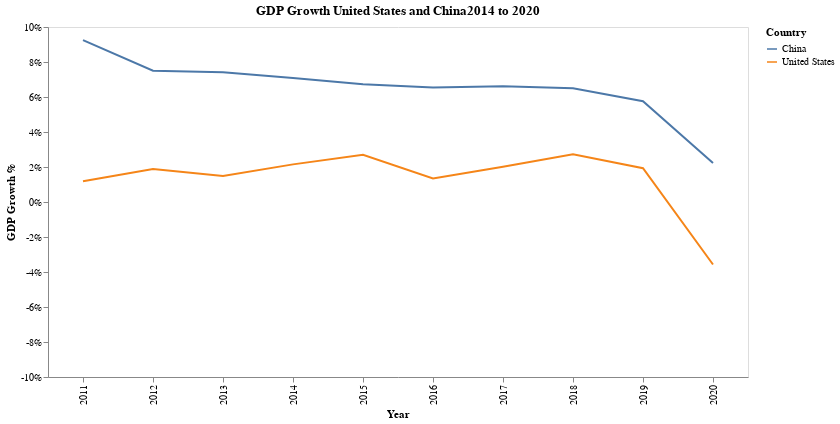

The notebook cell this image was saved under:
### Code cell
my_altair.get_time_series_gdp_compare_chart("United States","China")

### Figure 1 — Vega-Lite specification as saved in the notebook (floating-point values rounded to 4 significant figures)
{"config": {"view": {"continuousWidth": 400, "continuousHeight": 300}, "axis": {"grid": false}}, "layer": [{"mark": "line", "encoding": {"color": {"field": "Country", "type": "nominal"}, "x": {"axis": {"title": "Year"}, "field": "Year", "type": "nominal"}, "y": {"axis": {"labelExpr": "datum.value + \"%\"", "title": "GDP Growth %"}, "field": "GDP Pct Growth", "type": "quantitative"}}, "height": 350, "title": "GDP Growth United States and China2014 to 2020", "width": 700}, {"mark": {"type": "circle", "color": "red", "opacity": 0.0, "size": 1000}, "encoding": {"tooltip": [{"field": "Country", "type": "nominal"}, {"field": "GDP Pct Growth %", "type": "nominal"}], "x": {"axis": {"title": ""}, "field": "Year", "type": "nominal"}, "y": {"axis": {"title": ""}, "field": "GDP Pct Growth", "scale": {"domain": [-10, 10]}, "type": "quantitative"}}, "width": 700}], "data": {"name": "data-45c57f8ab4a450cf5859b4928db39079"}, "$schema": "https://vega.github.io/schema/vega-lite/v4.17.0.json", "datasets": {"data-45c57f8ab4a450cf5859b4928db39079": [{"Country": "China", "Metric Year": "2011-01-01", "Year": 2011, "AFF value added": 9.178, "Exports G & S Pct GDP": 26.57, "Exports G & S Pct US dollar": 2009000000000.0, "Exports G & S annual growth %": 0.0, "GDP": 7552000000000.0, "GDP 2015 US dollar": 8276000000000.0, "GDP Growth Pct": 9.252, "GDP curr LCU": 48790000000000.0, "GDP per capita": 5614, "GNI": 7481000000000.0, "GNI Atlas": 6784000000000.0, "GNI PPP": 13720000000000.0, "GNI per capita Atlas": 10200, "GNI per capita PPP": 5040.0, "Gross capital formation": 46.66, "Gross domestic savings": 49.84, "Gross fixed capital formation": 43.86, "Gross fixed capital formation, private sector": 39.06, "Gross national expenditure Pct GDP": 96.82, "Gross savings Pct GDP": 49.23, "HH final consumer expenditure": 34.92, "Imports of G & S Pct GDP": 24.17, "Imports of G & S Pct annual growth": 0.0, "Imports of G & S current US dollar": 1827000000000.0, "Industry Pct GDP": 46.53, "Manufacturing Pct GDP": 32.06, "Merchandise Trade % GDP": 48.23, "Net trade in G & S US dollar": 181900000000.0, "Net trade in Goods US dollar": 228700000000.0, "Population": 1345035000, "Population growth": 0.55, "Services Pct GDP": 44.29, "Services value added GDP": 9.488, "Textiles and clothing %  manufacturing": 9.992, "Trade Pct GDP": 50.74, "GDP $B": "$7552B", "GDP Pct Growth %": "9.25%", "GDP Pct Growth": 9.25, "Imports G & S Pct GDP": 24.17, "Net Trade Pct GDP": 2.4}, {"Country": "China", "Metric Year": "2012-01-01", "Year": 2012, "AFF value added": 9.114, "Exports G & S Pct GDP": 25.49, "Exports G & S Pct US dollar": 2175000000000.0, "Exports G & S annual growth %": 0.0, "GDP": 8532000000000.0, "GDP 2015 US dollar": 8926000000000.0, "GDP Growth Pct": 7.499, "GDP curr LCU": 53860000000000.0, "GDP per capita": 6300, "GNI": 8512000000000.0, "GNI Atlas": 8006000000000.0, "GNI PPP": 15090000000000.0, "GNI per capita Atlas": 11140, "GNI per capita PPP": 5910.0, "Gross capital formation": 46.23, "Gross domestic savings": 48.86, "Gross fixed capital formation": 44.25, "Gross fixed capital formation, private sector": 39.47, "Gross national expenditure Pct GDP": 97.37, "Gross savings Pct GDP": 48.67, "HH final consumer expenditure": 35.39, "Imports of G & S Pct GDP": 22.78, "Imports of G & S Pct annual growth": 0.0, "Imports of G & S current US dollar": 1943000000000.0, "Industry Pct GDP": 45.42, "Manufacturing Pct GDP": 31.53, "Merchandise Trade % GDP": 45.32, "Net trade in G & S US dollar": 231800000000.0, "Net trade in Goods US dollar": 311600000000.0, "Population": 1354190000, "Population growth": 0.68, "Services Pct GDP": 45.46, "Services value added GDP": 8.014, "Textiles and clothing %  manufacturing": 9.992, "Trade Pct GDP": 48.27, "GDP $B": "$8532B", "GDP Pct Growth %": "7.50%", "GDP Pct Growth": 7.5, "Imports G & S Pct GDP": 22.78, "Net Trade Pct GDP": 2.71}, {"Country": "China", "Metric Year": "2013-01-01", "Year": 2013, "AFF value added": 8.943, "Exports G & S Pct GDP": 24.6, "Exports G & S Pct US dollar": 2356000000000.0, "Exports G & S annual growth %": 0.0, "GDP": 9570000000000.0, "GDP 2015 US dollar": 9620000000000.0, "GDP Growth Pct": 7.408, "GDP curr LCU": 59300000000000.0, "GDP per capita": 7020, "GNI": 9493000000000.0, "GNI Atlas": 9194000000000.0, "GNI PPP": 16050000000000.0, "GNI per capita Atlas": 11780, "GNI per capita PPP": 6740.0, "Gross capital formation": 46.4, "Gross domestic savings": 48.28, "Gross fixed capital formation": 44.52, "Gross fixed capital formation, private sector": 39.82, "Gross national expenditure Pct GDP": 98.12, "Gross savings Pct GDP": 47.38, "HH final consumer expenditure": 35.83, "Imports of G & S Pct GDP": 22.15, "Imports of G & S Pct annual growth": 0.0, "Imports of G & S current US dollar": 2120000000000.0, "Industry Pct GDP": 44.18, "Manufacturing Pct GDP": 30.67, "Merchandise Trade % GDP": 43.46, "Net trade in G & S US dollar": 235400000000.0, "Net trade in Goods US dollar": 359000000000.0, "Population": 1363240000, "Population growth": 0.67, "Services Pct GDP": 46.88, "Services value added GDP": 8.299, "Textiles and clothing %  manufacturing": 9.992, "Trade Pct GDP": 46.74, "GDP $B": "$9570B", "GDP Pct Growth %": "7.41%", "GDP Pct Growth": 7.41, "Imports G & S Pct GDP": 22.15, "Net Trade Pct GDP": 2.45}, {"Country": "China", "Metric Year": "2014-01-01", "Year": 2014, "AFF value added": 8.643, "Exports G & S Pct GDP": 23.51, "Exports G & S Pct US dollar": 2463000000000.0, "Exports G & S annual growth %": 0.0, "GDP": 10480000000000.0, "GDP 2015 US dollar": 10330000000000.0, "GDP Growth Pct": 7.088, "GDP curr LCU": 64360000000000.0, "GDP per capita": 7636, "GNI": 10490000000000.0, "GNI Atlas": 10250000000000.0, "GNI PPP": 17140000000000.0, "GNI per capita Atlas": 12500, "GNI per capita PPP": 7470.0, "Gross capital formation": 45.82, "Gross domestic savings": 47.48, "Gross fixed capital formation": 43.86, "Gross fixed capital formation, private sector": 38.71, "Gross national expenditure Pct GDP": 98.35, "Gross savings Pct GDP": 47.62, "HH final consumer expenditure": 36.71, "Imports of G & S Pct GDP": 21.4, "Imports of G & S Pct annual growth": 0.0, "Imports of G & S current US dollar": 2242000000000.0, "Industry Pct GDP": 43.09, "Manufacturing Pct GDP": 30.4, "Merchandise Trade % GDP": 41.06, "Net trade in G & S US dollar": 221300000000.0, "Net trade in Goods US dollar": 435000000000.0, "Population": 1371860000, "Population growth": 0.63, "Services Pct GDP": 48.27, "Services value added GDP": 8.342, "Textiles and clothing %  manufacturing": 9.992, "Trade Pct GDP": 44.91, "GDP $B": "$10476B", "GDP Pct Growth %": "7.09%", "GDP Pct Growth": 7.09, "Imports G & S Pct GDP": 21.4, "Net Trade Pct GDP": 2.11}, {"Country": "China", "Metric Year": "2015-01-01", "Year": 2015, "AFF value added": 8.387, "Exports G & S Pct GDP": 21.35, "Exports G & S Pct US dollar": 2360000000000.0, "Exports G & S annual growth %": 0.0, "GDP": 11060000000000.0, "GDP 2015 US dollar": 11060000000000.0, "GDP Growth Pct": 6.731, "GDP curr LCU": 68890000000000.0, "GDP per capita": 8016, "GNI": 11010000000000.0, "GNI Atlas": 10880000000000.0, "GNI PPP": 17710000000000.0, "GNI per capita Atlas": 12840, "GNI per capita PPP": 7890.0, "Gross capital formation": 43.23, "Gross domestic savings": 46.01, "Gross fixed capital formation": 42.09, "Gross fixed capital formation, private sector": 36.67, "Gross national expenditure Pct GDP": 97.23, "Gross savings Pct GDP": 45.42, "HH final consumer expenditure": 37.77, "Imports of G & S Pct GDP": 18.11, "Imports of G & S Pct annual growth": 0.0, "Imports of G & S current US dollar": 2002000000000.0, "Industry Pct GDP": 40.84, "Manufacturing Pct GDP": 28.95, "Merchandise Trade % GDP": 35.74, "Net trade in G & S US dollar": 357900000000.0, "Net trade in Goods US dollar": 576200000000.0, "Population": 1379860000, "Population growth": 0.58, "Services Pct GDP": 50.77, "Services value added GDP": 8.777, "Textiles and clothing %  manufacturing": 9.992, "Trade Pct GDP": 39.46, "GDP $B": "$11062B", "GDP Pct Growth %": "6.73%", "GDP Pct Growth": 6.73, "Imports G & S Pct GDP": 18.11, "Net Trade Pct GDP": 3.24}, {"Country": "China", "Metric Year": "2016-01-01", "Year": 2016, "AFF value added": 8.057, "Exports G & S Pct GDP": 19.58, "Exports G & S Pct US dollar": 2198000000000.0, "Exports G & S annual growth %": 0.0, "GDP": 11230000000000.0, "GDP 2015 US dollar": 11820000000000.0, "GDP Growth Pct": 6.543, "GDP curr LCU": 74640000000000.0, "GDP per capita": 8094, "GNI": 11180000000000.0, "GNI Atlas": 11390000000000.0, "GNI PPP": 18620000000000.0, "GNI per capita Atlas": 13420, "GNI per capita PPP": 8210.0, "Gross capital formation": 42.63, "Gross domestic savings": 44.96, "Gross fixed capital formation": 41.55, "Gross fixed capital formation, private sector": 35.31, "Gross national expenditure Pct GDP": 97.67, "Gross savings Pct GDP": 44.38, "HH final consumer expenditure": 38.67, "Imports of G & S Pct GDP": 17.31, "Imports of G & S Pct annual growth": 0.0, "Imports of G & S current US dollar": 1942000000000.0, "Industry Pct GDP": 39.58, "Manufacturing Pct GDP": 28.07, "Merchandise Trade % GDP": 32.81, "Net trade in G & S US dollar": 255700000000.0, "Net trade in Goods US dollar": 488900000000.0, "Population": 1387790000, "Population growth": 0.57, "Services Pct GDP": 52.36, "Services value added GDP": 8.096, "Textiles and clothing %  manufacturing": 9.992, "Trade Pct GDP": 36.89, "GDP $B": "$11233B", "GDP Pct Growth %": "6.54%", "GDP Pct Growth": 6.54, "Imports G & S Pct GDP": 17.31, "Net Trade Pct GDP": 2.27}, {"Country": "China", "Metric Year": "2017-01-01", "Year": 2017, "AFF value added": 7.464, "Exports G & S Pct GDP": 19.69, "Exports G & S Pct US dollar": 2429000000000.0, "Exports G & S annual growth %": 0.0, "GDP": 12310000000000.0, "GDP 2015 US dollar": 12640000000000.0, "GDP Growth Pct": 6.625, "GDP curr LCU": 83200000000000.0, "GDP per capita": 8816, "GNI": 12290000000000.0, "GNI Atlas": 12100000000000.0, "GNI PPP": 19860000000000.0, "GNI per capita Atlas": 14220, "GNI per capita PPP": 8670.0, "Gross capital formation": 43.01, "Gross domestic savings": 45.13, "Gross fixed capital formation": 41.86, "Gross fixed capital formation, private sector": 35.59, "Gross national expenditure Pct GDP": 97.88, "Gross savings Pct GDP": 44.91, "HH final consumer expenditure": 38.54, "Imports of G & S Pct GDP": 17.94, "Imports of G & S Pct annual growth": 0.0, "Imports of G & S current US dollar": 2212000000000.0, "Industry Pct GDP": 39.85, "Manufacturing Pct GDP": 28.11, "Merchandise Trade % GDP": 33.36, "Net trade in G & S US dollar": 217000000000.0, "Net trade in Goods US dollar": 475900000000.0, "Population": 1396215000, "Population growth": 0.61, "Services Pct GDP": 52.68, "Services value added GDP": 8.27, "Textiles and clothing %  manufacturing": 9.992, "Trade Pct GDP": 37.63, "GDP $B": "$12310B", "GDP Pct Growth %": "6.62%", "GDP Pct Growth": 6.62, "Imports G & S Pct GDP": 17.94, "Net Trade Pct GDP": 1.75}, {"Country": "China", "Metric Year": "2018-01-01", "Year": 2018, "AFF value added": 7.043, "Exports G & S Pct GDP": 19.11, "Exports G & S Pct US dollar": 2651000000000.0, "Exports G & S annual growth %": 0.0, "GDP": 13890000000000.0, "GDP 2015 US dollar": 13490000000000.0, "GDP Growth Pct": 6.501, "GDP curr LCU": 91930000000000.0, "GDP per capita": 9905, "GNI": 13830000000000.0, "GNI Atlas": 13390000000000.0, "GNI PPP": 21640000000000.0, "GNI per capita Atlas": 15430, "GNI per capita PPP": 9540.0, "Gross capital formation": 43.79, "Gross domestic savings": 44.94, "Gross fixed capital formation": 42.84, "Gross fixed capital formation, private sector": 35.18, "Gross national expenditure Pct GDP": 98.85, "Gross savings Pct GDP": 44.49, "HH final consumer expenditure": 38.52, "Imports of G & S Pct GDP": 18.45, "Imports of G & S Pct annual growth": 0.0, "Imports of G & S current US dollar": 2563000000000.0, "Industry Pct GDP": 39.69, "Manufacturing Pct GDP": 27.84, "Merchandise Trade % GDP": 33.27, "Net trade in G & S US dollar": 87910000000.0, "Net trade in Goods US dollar": 380100000000.0, "Population": 1402760000, "Population growth": 0.47, "Services Pct GDP": 53.27, "Services value added GDP": 7.984, "Textiles and clothing %  manufacturing": 9.992, "Trade Pct GDP": 37.57, "GDP $B": "$13895B", "GDP Pct Growth %": "6.50%", "GDP Pct Growth": 6.5, "Imports G & S Pct GDP": 18.45, "Net Trade Pct GDP": 0.66}, {"Country": "China", "Metric Year": "2019-01-01", "Year": 2019, "AFF value added": 7.144, "Exports G & S Pct GDP": 18.41, "Exports G & S Pct US dollar": 2631000000000.0, "Exports G & S annual growth %": 0.0, "GDP": 14280000000000.0, "GDP 2015 US dollar": 14300000000000.0, "GDP Growth Pct": 5.762, "GDP curr LCU": 98650000000000.0, "GDP per capita": 10143, "GNI": 14240000000000.0, "GNI Atlas": 14510000000000.0, "GNI PPP": 23380000000000.0, "GNI per capita Atlas": 16610, "GNI per capita PPP": 10310.0, "Gross capital formation": 43.25, "Gross domestic savings": 43.98, "Gross fixed capital formation": 42.82, "Gross fixed capital formation, private sector": 0.0, "Gross national expenditure Pct GDP": 99.27, "Gross savings Pct GDP": 43.77, "HH final consumer expenditure": 39.25, "Imports of G & S Pct GDP": 17.48, "Imports of G & S Pct annual growth": 0.0, "Imports of G & S current US dollar": 2499000000000.0, "Industry Pct GDP": 38.59, "Manufacturing Pct GDP": 26.77, "Merchandise Trade % GDP": 32.06, "Net trade in G & S US dollar": 131800000000.0, "Net trade in Goods US dollar": 393000000000.0, "Population": 1407745000, "Population growth": 0.35, "Services Pct GDP": 54.27, "Services value added GDP": 7.181, "Textiles and clothing %  manufacturing": 0.0, "Trade Pct GDP": 35.89, "GDP $B": "$14280B", "GDP Pct Growth %": "5.76%", "GDP Pct Growth": 5.76, "Imports G & S Pct GDP": 17.48, "Net Trade Pct GDP": 0.93}, {"Country": "China", "Metric Year": "2020-01-01", "Year": 2020, "AFF value added": 7.653, "Exports G & S Pct GDP": 18.5, "Exports G & S Pct US dollar": 2732000000000.0, "Exports G & S annual growth %": 0.0, "GDP": 14720000000000.0, "GDP 2015 US dollar": 14630000000000.0, "GDP Growth Pct": 2.232, "GDP curr LCU": 101600000000000.0, "GDP per capita": 10434, "GNI": 14620000000000.0, "GNI Atlas": 14880000000000.0, "GNI PPP": 24110000000000.0, "GNI per capita Atlas": 17090, "GNI per capita PPP": 10550.0, "Gross capital formation": 43.54, "Gross domestic savings": 45.18, "Gross fixed capital formation": 42.88, "Gross fixed capital formation, private sector": 0.0, "Gross national expenditure Pct GDP": 98.37, "Gross savings Pct GDP": 44.53, "HH final consumer expenditure": 38.11, "Imports of G & S Pct GDP": 16.01, "Imports of G & S Pct annual growth": 0.0, "Imports of G & S current US dollar": 2363000000000.0, "Industry Pct GDP": 37.82, "Manufacturing Pct GDP": 26.18, "Merchandise Trade % GDP": 31.57, "Net trade in G & S US dollar": 369700000000.0, "Net trade in Goods US dollar": 515000000000.0, "Population": 1410929362, "Population growth": 0.23, "Services Pct GDP": 54.53, "Services value added GDP": 2.085, "Textiles and clothing %  manufacturing": 0.0, "Trade Pct GDP": 34.51, "GDP $B": "$14723B", "GDP Pct Growth %": "2.23%", "GDP Pct Growth": 2.23, "Imports G & S Pct GDP": 16.01, "Net Trade Pct GDP": 2.49}, {"Country": "United States", "Metric Year": "2011-01-01", "Year": 2011, "AFF value added": 1.216, "Exports G & S Pct GDP": 13.61, "Exports G & S Pct US dollar": 2144000000000.0, "Exports G & S annual growth %": 7.166, "GDP": 15540000000000.0, "GDP 2015 US dollar": 16570000000000.0, "GDP Growth Pct": 1.183, "GDP curr LCU": 15540000000000.0, "GDP per capita": 49882, "GNI": 15850000000000.0, "GNI Atlas": 15770000000000.0, "GNI PPP": 15850000000000.0, "GNI per capita Atlas": 50870, "GNI per capita PPP": 50630.0, "Gross capital formation": 19.1, "Gross domestic savings": 15.01, "Gross fixed capital formation": 18.81, "Gross fixed capital formation, private sector": 14.41, "Gross national expenditure Pct GDP": 104.1, "Gross savings Pct GDP": 16.32, "HH final consumer expenditure": 68.84, "Imports of G & S Pct GDP": 17.34, "Imports of G & S Pct annual growth": 4.816, "Imports of G & S current US dollar": 2698000000000.0, "Industry Pct GDP": 19.42, "Manufacturing Pct GDP": 11.95, "Merchandise Trade % GDP": 24.12, "Net trade in G & S US dollar": -554500000000.0, "Net trade in Goods US dollar": -741000000000.0, "Population": 311583481, "Population growth": 0.73, "Services Pct GDP": 75.86, "Services value added GDP": 1.685, "Textiles and clothing %  manufacturing": 1.412, "Trade Pct GDP": 30.96, "GDP $B": "$15543B", "GDP Pct Growth %": "1.18%", "GDP Pct Growth": 1.18, "Imports G & S Pct GDP": 17.34, "Net Trade Pct GDP": -3.73}, {"Country": "United States", "Metric Year": "2012-01-01", "Year": 2012, "AFF value added": 1.159, "Exports G & S Pct GDP": 13.69, "Exports G & S Pct US dollar": 2247000000000.0, "Exports G & S annual growth %": 4.014, "GDP": 16200000000000.0, "GDP 2015 US dollar": 16950000000000.0, "GDP Growth Pct": 1.876, "GDP curr LCU": 16200000000000.0, "GDP per capita": 51602, "GNI": 16680000000000.0, "GNI Atlas": 16570000000000.0, "GNI PPP": 16680000000000.0, "GNI per capita Atlas": 53130, "GNI per capita PPP": 52780.0, "Gross capital formation": 20.02, "Gross domestic savings": 16.26, "Gross fixed capital formation": 19.58, "Gross fixed capital formation, private sector": 15.31, "Gross national expenditure Pct GDP": 103.8, "Gross savings Pct GDP": 18.66, "HH final consumer expenditure": 68.21, "Imports of G & S Pct GDP": 17.1, "Imports of G & S Pct annual growth": 2.448, "Imports of G & S current US dollar": 2773000000000.0, "Industry Pct GDP": 19.16, "Manufacturing Pct GDP": 11.85, "Merchandise Trade % GDP": 23.97, "Net trade in G & S US dollar": -525900000000.0, "Net trade in Goods US dollar": -741100000000.0, "Population": 313877662, "Population growth": 0.73, "Services Pct GDP": 76.15, "Services value added GDP": 2.216, "Textiles and clothing %  manufacturing": 1.316, "Trade Pct GDP": 30.79, "GDP $B": "$16197B", "GDP Pct Growth %": "1.88%", "GDP Pct Growth": 1.88, "Imports G & S Pct GDP": 17.1, "Net Trade Pct GDP": -3.41}, {"Country": "United States", "Metric Year": "2013-01-01", "Year": 2013, "AFF value added": 1.334, "Exports G & S Pct GDP": 13.63, "Exports G & S Pct US dollar": 2313000000000.0, "Exports G & S annual growth %": 2.971, "GDP": 16780000000000.0, "GDP 2015 US dollar": 17260000000000.0, "GDP Growth Pct": 1.49, "GDP curr LCU": 16780000000000.0, "GDP per capita": 53106, "GNI": 17190000000000.0, "GNI Atlas": 17060000000000.0, "GNI PPP": 17190000000000.0, "GNI per capita Atlas": 54380, "GNI per capita PPP": 53980.0, "Gross capital formation": 20.41, "Gross domestic savings": 17.21, "Gross fixed capital formation": 19.79, "Gross fixed capital formation, private sector": 15.78, "Gross national expenditure Pct GDP": 103.2, "Gross savings Pct GDP": 19.09, "HH final consumer expenditure": 67.7, "Imports of G & S Pct GDP": 16.48, "Imports of G & S Pct annual growth": 1.213, "Imports of G & S current US dollar": 2760000000000.0, "Industry Pct GDP": 19.26, "Manufacturing Pct GDP": 11.81, "Merchandise Trade % GDP": 23.29, "Net trade in G & S US dollar": -446900000000.0, "Net trade in Goods US dollar": -700500000000.0, "Population": 316059947, "Population growth": 0.69, "Services Pct GDP": 75.77, "Services value added GDP": 1.108, "Textiles and clothing %  manufacturing": 1.323, "Trade Pct GDP": 30.11, "GDP $B": "$16785B", "GDP Pct Growth %": "1.49%", "GDP Pct Growth": 1.49, "Imports G & S Pct GDP": 16.48, "Net Trade Pct GDP": -2.85}, {"Country": "United States", "Metric Year": "2014-01-01", "Year": 2014, "AFF value added": 1.186, "Exports G & S Pct GDP": 13.56, "Exports G & S Pct US dollar": 2393000000000.0, "Exports G & S annual growth %": 3.884, "GDP": 17530000000000.0, "GDP 2015 US dollar": 17690000000000.0, "GDP Growth Pct": 2.151, "GDP curr LCU": 17530000000000.0, "GDP per capita": 55049, "GNI": 18040000000000.0, "GNI Atlas": 17770000000000.0, "GNI PPP": 18040000000000.0, "GNI per capita Atlas": 56670, "GNI per capita PPP": 55800.0, "Gross capital formation": 20.81, "Gross domestic savings": 17.76, "Gross fixed capital formation": 20.33, "Gross fixed capital formation, private sector": 0.0, "Gross national expenditure Pct GDP": 103.0, "Gross savings Pct GDP": 20.21, "HH final consumer expenditure": 67.6, "Imports of G & S Pct GDP": 16.47, "Imports of G & S Pct annual growth": 5.16, "Imports of G & S current US dollar": 2877000000000.0, "Industry Pct GDP": 19.33, "Manufacturing Pct GDP": 11.65, "Merchandise Trade % GDP": 23.01, "Net trade in G & S US dollar": -484000000000.0, "Net trade in Goods US dollar": -749900000000.0, "Population": 318386329, "Population growth": 0.73, "Services Pct GDP": 75.81, "Services value added GDP": 2.487, "Textiles and clothing %  manufacturing": 1.313, "Trade Pct GDP": 30.04, "GDP $B": "$17527B", "GDP Pct Growth %": "2.15%", "GDP Pct Growth": 2.15, "Imports G & S Pct GDP": 16.47, "Net Trade Pct GDP": -2.91}, {"Country": "United States", "Metric Year": "2015-01-01", "Year": 2015, "AFF value added": 1.044, "Exports G & S Pct GDP": 12.44, "Exports G & S Pct US dollar": 2280000000000.0, "Exports G & S annual growth %": 0.2711, "GDP": 18240000000000.0, "GDP 2015 US dollar": 18240000000000.0, "GDP Growth Pct": 2.697, "GDP curr LCU": 18240000000000.0, "GDP per capita": 56863, "GNI": 18660000000000.0, "GNI Atlas": 18170000000000.0, "GNI PPP": 18660000000000.0, "GNI per capita Atlas": 58180, "GNI per capita PPP": 56640.0, "Gross capital formation": 21.16, "Gross domestic savings": 18.45, "Gross fixed capital formation": 20.41, "Gross fixed capital formation, private sector": 0.0, "Gross national expenditure Pct GDP": 102.7, "Gross savings Pct GDP": 20.21, "HH final consumer expenditure": 67.24, "Imports of G & S Pct GDP": 15.32, "Imports of G & S Pct annual growth": 5.186, "Imports of G & S current US dollar": 2771000000000.0, "Industry Pct GDP": 18.54, "Manufacturing Pct GDP": 11.63, "Merchandise Trade % GDP": 20.93, "Net trade in G & S US dollar": -491400000000.0, "Net trade in Goods US dollar": -761900000000.0, "Population": 320738994, "Population growth": 0.74, "Services Pct GDP": 76.78, "Services value added GDP": 2.914, "Textiles and clothing %  manufacturing": 1.271, "Trade Pct GDP": 27.76, "GDP $B": "$18238B", "GDP Pct Growth %": "2.70%", "GDP Pct Growth": 2.7, "Imports G & S Pct GDP": 15.32, "Net Trade Pct GDP": -2.88}, {"Country": "United States", "Metric Year": "2016-01-01", "Year": 2016, "AFF value added": 0.944, "Exports G & S Pct GDP": 11.91, "Exports G & S Pct US dollar": 2238000000000.0, "Exports G & S annual growth %": 0.4053, "GDP": 18750000000000.0, "GDP 2015 US dollar": 18550000000000.0, "GDP Growth Pct": 1.344, "GDP curr LCU": 18750000000000.0, "GDP per capita": 58021, "GNI": 19020000000000.0, "GNI Atlas": 18460000000000.0, "GNI PPP": 19020000000000.0, "GNI per capita Atlas": 58870, "GNI per capita PPP": 57130.0, "Gross capital formation": 20.51, "Gross domestic savings": 18.08, "Gross fixed capital formation": 20.32, "Gross fixed capital formation, private sector": 0.0, "Gross national expenditure Pct GDP": 102.4, "Gross savings Pct GDP": 18.94, "HH final consumer expenditure": 67.72, "Imports of G & S Pct GDP": 14.61, "Imports of G & S Pct annual growth": 1.452, "Imports of G & S current US dollar": 2720000000000.0, "Industry Pct GDP": 17.97, "Manufacturing Pct GDP": 11.17, "Merchandise Trade % GDP": 19.74, "Net trade in G & S US dollar": -481500000000.0, "Net trade in Goods US dollar": -749800000000.0, "Population": 323071755, "Population growth": 0.72, "Services Pct GDP": 77.52, "Services value added GDP": 2.025, "Textiles and clothing %  manufacturing": 1.254, "Trade Pct GDP": 26.52, "GDP $B": "$18745B", "GDP Pct Growth %": "1.34%", "GDP Pct Growth": 1.34, "Imports G & S Pct GDP": 14.61, "Net Trade Pct GDP": -2.7}, {"Country": "United States", "Metric Year": "2017-01-01", "Year": 2017, "AFF value added": 0.9498, "Exports G & S Pct GDP": 12.2, "Exports G & S Pct US dollar": 2391000000000.0, "Exports G & S annual growth %": 4.078, "GDP": 19540000000000.0, "GDP 2015 US dollar": 18980000000000.0, "GDP Growth Pct": 2.01, "GDP curr LCU": 19540000000000.0, "GDP per capita": 60109, "GNI": 19890000000000.0, "GNI Atlas": 19260000000000.0, "GNI PPP": 19890000000000.0, "GNI per capita Atlas": 61190, "GNI per capita PPP": 59240.0, "Gross capital formation": 20.72, "Gross domestic savings": 18.28, "Gross fixed capital formation": 20.57, "Gross fixed capital formation, private sector": 0.0, "Gross national expenditure Pct GDP": 102.4, "Gross savings Pct GDP": 19.52, "HH final consumer expenditure": 67.74, "Imports of G & S Pct GDP": 14.96, "Imports of G & S Pct annual growth": 4.444, "Imports of G & S current US dollar": 2904000000000.0, "Industry Pct GDP": 18.25, "Manufacturing Pct GDP": 11.13, "Merchandise Trade % GDP": 20.24, "Net trade in G & S US dollar": -512700000000.0, "Net trade in Goods US dollar": -799300000000.0, "Population": 325122128, "Population growth": 0.63, "Services Pct GDP": 77.24, "Services value added GDP": 2.329, "Textiles and clothing %  manufacturing": 1.208, "Trade Pct GDP": 27.16, "GDP $B": "$19543B", "GDP Pct Growth %": "2.01%", "GDP Pct Growth": 2.01, "Imports G & S Pct GDP": 14.96, "Net Trade Pct GDP": -2.76}, {"Country": "United States", "Metric Year": "2018-01-01", "Year": 2018, "AFF value added": 0.9206, "Exports G & S Pct GDP": 12.29, "Exports G & S Pct US dollar": 2539000000000.0, "Exports G & S annual growth %": 2.811, "GDP": 20610000000000.0, "GDP 2015 US dollar": 19550000000000.0, "GDP Growth Pct": 2.726, "GDP curr LCU": 20610000000000.0, "GDP per capita": 63064, "GNI": 20950000000000.0, "GNI Atlas": 20750000000000.0, "GNI PPP": 20950000000000.0, "GNI per capita Atlas": 64090, "GNI per capita PPP": 63490.0, "Gross capital formation": 21.06, "Gross domestic savings": 18.58, "Gross fixed capital formation": 20.77, "Gross fixed capital formation, private sector": 0.0, "Gross national expenditure Pct GDP": 102.5, "Gross savings Pct GDP": 19.64, "HH final consumer expenditure": 67.5, "Imports of G & S Pct GDP": 15.18, "Imports of G & S Pct annual growth": 4.099, "Imports of G & S current US dollar": 3120000000000.0, "Industry Pct GDP": 18.53, "Manufacturing Pct GDP": 11.2, "Merchandise Trade % GDP": 20.76, "Net trade in G & S US dollar": -581000000000.0, "Net trade in Goods US dollar": -878700000000.0, "Population": 326838199, "Population growth": 0.53, "Services Pct GDP": 76.89, "Services value added GDP": 2.761, "Textiles and clothing %  manufacturing": 1.129, "Trade Pct GDP": 27.48, "GDP $B": "$20612B", "GDP Pct Growth %": "2.73%", "GDP Pct Growth": 2.73, "Imports G & S Pct GDP": 15.18, "Net Trade Pct GDP": -2.89}, {"Country": "United States", "Metric Year": "2019-01-01", "Year": 2019, "AFF value added": 0.9169, "Exports G & S Pct GDP": 11.76, "Exports G & S Pct US dollar": 2528000000000.0, "Exports G & S annual growth %": -0.06519, "GDP": 21430000000000.0, "GDP 2015 US dollar": 19970000000000.0, "GDP Growth Pct": 1.929, "GDP curr LCU": 21430000000000.0, "GDP per capita": 65279, "GNI": 21710000000000.0, "GNI Atlas": 21660000000000.0, "GNI PPP": 21710000000000.0, "GNI per capita Atlas": 66120, "GNI per capita PPP": 65970.0, "Gross capital formation": 21.3, "Gross domestic savings": 18.81, "Gross fixed capital formation": 20.96, "Gross fixed capital formation, private sector": 0.0, "Gross national expenditure Pct GDP": 102.5, "Gross savings Pct GDP": 19.49, "HH final consumer expenditure": 67.32, "Imports of G & S Pct GDP": 14.54, "Imports of G & S Pct annual growth": 1.151, "Imports of G & S current US dollar": 3105000000000.0, "Industry Pct GDP": 18.16, "Manufacturing Pct GDP": 10.93, "Merchandise Trade % GDP": 19.65, "Net trade in G & S US dollar": -576300000000.0, "Net trade in Goods US dollar": -861500000000.0, "Population": 328329953, "Population growth": 0.46, "Services Pct GDP": 77.31, "Services value added GDP": 2.227, "Textiles and clothing %  manufacturing": 1.129, "Trade Pct GDP": 26.29, "GDP $B": "$21433B", "GDP Pct Growth %": "1.93%", "GDP Pct Growth": 1.93, "Imports G & S Pct GDP": 14.54, "Net Trade Pct GDP": -2.78}, {"Country": "United States", "Metric Year": "2020-01-01", "Year": 2020, "AFF value added": 0.0, "Exports G & S Pct GDP": 10.13, "Exports G & S Pct US dollar": 2134000000000.0, "Exports G & S annual growth %": -13.56, "GDP": 20950000000000.0, "GDP 2015 US dollar": 19290000000000.0, "GDP Growth Pct": -3.574, "GDP curr LCU": 20950000000000.0, "GDP per capita": 63593, "GNI": 21290000000000.0, "GNI Atlas": 21260000000000.0, "GNI PPP": 21290000000000.0, "GNI per capita Atlas": 64610, "GNI per capita PPP": 64530.0, "Gross capital formation": 21.09, "Gross domestic savings": 18.27, "Gross fixed capital formation": 21.38, "Gross fixed capital formation, private sector": 0.0, "Gross national expenditure Pct GDP": 102.8, "Gross savings Pct GDP": 19.25, "HH final consumer expenditure": 67.04, "Imports of G & S Pct GDP": 13.24, "Imports of G & S Pct annual growth": -8.932, "Imports of G & S current US dollar": 2811000000000.0, "Industry Pct GDP": 0.0, "Manufacturing Pct GDP": 0.0, "Merchandise Trade % GDP": 18.32, "Net trade in G & S US dollar": -676700000000.0, "Net trade in Goods US dollar": -922000000000.0, "Population": 329484123, "Population growth": 0.35, "Services Pct GDP": 0.0, "Services value added GDP": 0.0, "Textiles and clothing %  manufacturing": 0.0, "Trade Pct GDP": 23.38, "GDP $B": "$20953B", "GDP Pct Growth %": "-3.57%", "GDP Pct Growth": -3.57, "Imports G & S Pct GDP": 13.24, "Net Trade Pct GDP": -3.11}]}}
